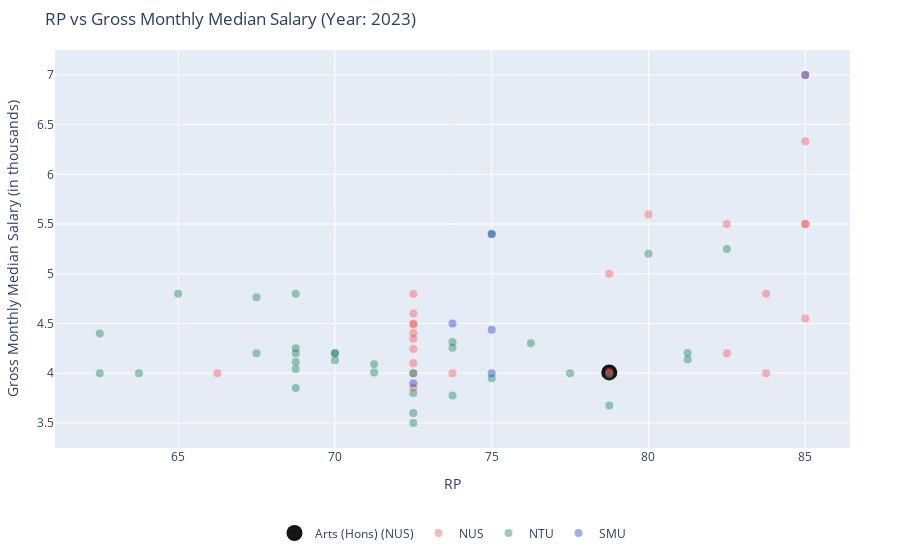

The notebook cell this image was saved under:
### Markdown cell above
# RP vs Median

### Code cell
# Filtering data for the latest year available for the selected course
latest_year = input_df.loc[(input_df['course'] == selected_course)
                           & (input_df['uni']==selected_uni), 'year'].max()
filtered_df = input_df[(input_df['year'] == latest_year)
                       & (input_df.summary_row==0)].copy()

# Divide gross_monthly_median by 1,000 for formatting
filtered_df['gross_monthly_median'] = filtered_df['gross_monthly_median'] / 1000

# Add custom data for tooltips (course name, RP, and gross monthly median)
filtered_df['tooltip'] = filtered_df.apply(lambda row: f"{row['course']}<br>RP: {row['RP']}<br>Median Salary: ${row['gross_monthly_median']:.2f}K", axis=1)
filtered_df['empty'] = ""

# Creating the scatter plot [NUS, NTU, SMU]
colors = ['#fe4a49', '#09814a', '#1438CA']
color_map = {uni: colors[i % len(colors)] for i, uni in enumerate(filtered_df['uni'].unique())}
# Store Graph Object traces
traces = []

# Highlighting the selected course
selected_data = filtered_df[(filtered_df['course'] == selected_course)
                            & (filtered_df.uni==selected_uni)]
selected_trace= go.Scatter(
            x=selected_data['RP'], 
            y=selected_data['gross_monthly_median'], 
            mode='markers', 
            name=f"{selected_course} ({selected_uni})", 
            marker=dict(color='#121619', size=16),
            hovertemplate='<b>{}</b><br>RP: {}<br>Median Salary: ${:.2f}K'.format(selected_course, selected_data['RP'].values[0], selected_data['gross_monthly_median'].values[0])
        )
traces.append(selected_trace)

# Other courses data
other_courses_df = filtered_df.loc[~((filtered_df.course == selected_course)
                                 & (filtered_df.uni==selected_uni))]

# Iterate over all other uni courses by uni
for uni in other_courses_df['uni'].unique():
    uni_data = other_courses_df[other_courses_df['uni'] == uni]
    trace = go.Scatter(
        x=uni_data['RP'],
        y=uni_data['gross_monthly_median'],
        mode='markers',
        name=uni,
        marker=dict(color=color_map[uni], size=8, opacity=0.4),
        customdata=uni_data['tooltip'],
        hovertemplate='%{customdata}'  # This ensures only the custom tooltip is displayed
    )
    # Add the trace
    traces.append(trace)

# Create the layout
layout = go.Layout(
    title=f"RP vs Gross Monthly Median Salary (Year: {latest_year})",
    xaxis=dict(title='RP'),
    yaxis=dict(title='Gross Monthly Median Salary (in thousands)'),
    legend=dict(title=None, orientation="h", yanchor="bottom", y=-0.25, xanchor="center", x=0.5),
    margin=dict(l=50, r=50, t=50, b=100)
)

# Create the figure
fig = go.Figure(data=traces, layout=layout)

fig.show()

### Figure 1 — Plotly figure (JSON) as saved in the notebook; plotly's stock layout.template omitted (floating-point values rounded to 4 significant figures)
{"data": [{"hovertemplate": "<b>Arts (Hons)</b><br>RP: 78.75<br>Median Salary: $4.01K", "marker": {"color": "#121619", "size": 16}, "mode": "markers", "name": "Arts (Hons) (NUS)", "type": "scatter", "x": [78.75], "y": [4.008]}, {"customdata": ["Real Estate<br>RP: 73.75<br>Median Salary: $4.00K", "Business Analytics<br>RP: 85.0<br>Median Salary: $5.50K", "Computer Science<br>RP: 85.0<br>Median Salary: $6.33K", "Information Security<br>RP: 82.5<br>Median Salary: $5.50K", "Information Systems<br>RP: 85.0<br>Median Salary: $5.50K", "Industrial Design<br>RP: 78.75<br>Median Salary: $4.00K", "Architecture<br>RP: 68.75<br>Median Salary: $nanK", "Project & Facilities Management<br>RP: 72.5<br>Median Salary: $3.85K", "Social Sciences<br>RP: 78.75<br>Median Salary: $4.01K", "Nursing (Hons)<br>RP: 66.25<br>Median Salary: $4.00K", "Medicine<br>RP: 85.0<br>Median Salary: $nanK", "Mechanical Engineering<br>RP: 72.5<br>Median Salary: $4.49K", "Law<br>RP: 85.0<br>Median Salary: $7.00K", "Accountancy (Hons)<br>RP: 82.5<br>Median Salary: $4.20K", "Business Administration (Hons)<br>RP: 83.75<br>Median Salary: $4.80K", "Environmental Studies<br>RP: 83.75<br>Median Salary: $4.00K", "Civil Engineering<br>RP: 72.5<br>Median Salary: $4.00K", "Electrical Engineering<br>RP: 72.5<br>Median Salary: $4.80K", "Computer Engineering<br>RP: 80.0<br>Median Salary: $5.59K", "Engineering Science<br>RP: 72.5<br>Median Salary: $4.50K", "Industrial and Systems Engineering<br>RP: 72.5<br>Median Salary: $4.60K", "Environmental Engineering<br>RP: 72.5<br>Median Salary: $4.24K", "Materials Science and Engineering<br>RP: 72.5<br>Median Salary: $4.35K", "Data Science and Analytics<br>RP: 78.75<br>Median Salary: $5.00K", "Science (Hons)<br>RP: 78.75<br>Median Salary: $4.00K", "Chemical Engineering<br>RP: 72.5<br>Median Salary: $4.41K", "Dentistry<br>RP: 85.0<br>Median Salary: $4.55K", "Biomedical Engineering<br>RP: 72.5<br>Median Salary: $4.10K"], "hovertemplate": "%{customdata}", "marker": {"color": "#fe4a49", "opacity": 0.4, "size": 8}, "mode": "markers", "name": "NUS", "type": "scatter", "x": [73.75, 85, 85, 82.5, 85, 78.75, 68.75, 72.5, 78.75, 66.25, 85, 72.5, 85, 82.5, 83.75, 83.75, 72.5, 72.5, 80, 72.5, 72.5, 72.5, 72.5, 78.75, 78.75, 72.5, 85, 72.5], "y": [4, 5.5, 6.333, 5.5, 5.5, 4, null, 3.855, 4.015, 4, null, 4.49, 7, 4.2, 4.8, 4, 4, 4.8, 5.595, 4.5, 4.6, 4.243, 4.346, 5, 4, 4.405, 4.55, 4.1]}, {"customdata": ["Accountancy<br>RP: 72.5<br>Median Salary: $3.60K", "History<br>RP: 70.0<br>Median Salary: $4.20K", "Public Policy and Global Affairs<br>RP: 81.25<br>Median Salary: $4.20K", "Arts (Education)<br>RP: 70.0<br>Median Salary: $4.13K", "Environmental Engineering<br>RP: 68.75<br>Median Salary: $4.12K", "Electrical and Electronic Engineering<br>RP: 65.0<br>Median Salary: $4.80K", "Mathematical Sciences<br>RP: 68.75<br>Median Salary: $4.25K", "Computer Science<br>RP: 80.0<br>Median Salary: $5.20K", "Chemistry and Biological Chemistry<br>RP: 72.5<br>Median Salary: $3.80K", "Civil Engineering<br>RP: 63.75<br>Median Salary: $4.00K", "Maritime Studies<br>RP: 68.75<br>Median Salary: $4.20K", "Art, Design and Media<br>RP: 72.5<br>Median Salary: $3.50K", "Sociology<br>RP: 71.25<br>Median Salary: $4.01K", "Chinese<br>RP: 71.25<br>Median Salary: $4.09K", "Communication Studies<br>RP: 78.75<br>Median Salary: $3.67K", "Economics<br>RP: 73.75<br>Median Salary: $4.31K", "Linguistics and Multilingual Studies<br>RP: 75.0<br>Median Salary: $3.95K", "English<br>RP: 73.75<br>Median Salary: $3.77K", "Psychology<br>RP: 77.5<br>Median Salary: $4.00K", "Science (Education)<br>RP: 76.25<br>Median Salary: $4.30K", "Sports Science and Management<br>RP: 68.75<br>Median Salary: $3.85K", "Aerospace Engineering<br>RP: 67.5<br>Median Salary: $4.76K", "Physics / Applied Physics<br>RP: 62.5<br>Median Salary: $4.00K", "Business<br>RP: 73.75<br>Median Salary: $4.25K", "Bioengineering<br>RP: 68.75<br>Median Salary: $4.04K", "Chemical and Biomolecular Engineering<br>RP: 70.0<br>Median Salary: $4.20K", "Computer Engineering<br>RP: 75.0<br>Median Salary: $5.40K", "Mechanical Engineering<br>RP: 62.5<br>Median Salary: $4.40K", "Biological Sciences<br>RP: 78.75<br>Median Salary: $3.98K", "Information Engineering and Media<br>RP: 68.75<br>Median Salary: $4.80K", "Materials Engineering<br>RP: 67.5<br>Median Salary: $4.20K", "Philosophy<br>RP: 72.5<br>Median Salary: $4.00K", "Data Science & Artificial Intelligence<br>RP: 82.5<br>Median Salary: $5.25K", "Medicine<br>RP: 85.0<br>Median Salary: $nanK", "Environmental Earth Systems Science<br>RP: 81.25<br>Median Salary: $4.14K"], "hovertemplate": "%{customdata}", "marker": {"color": "#09814a", "opacity": 0.4, "size": 8}, "mode": "markers", "name": "NTU", "type": "scatter", "x": [72.5, 70, 81.25, 70, 68.75, 65, 68.75, 80, 72.5, 63.75, 68.75, 72.5, 71.25, 71.25, 78.75, 73.75, 75, 73.75, 77.5, 76.25, 68.75, 67.5, 62.5, 73.75, 68.75, 70, 75, 62.5, 78.75, 68.75, 67.5, 72.5, 82.5, 85, 81.25], "y": [3.6, 4.2, 4.202, 4.129, 4.115, 4.8, 4.25, 5.2, 3.8, 4, 4.2, 3.498, 4.008, 4.09, 3.675, 4.314, 3.95, 3.775, 4, 4.3, 3.85, 4.763, 4, 4.255, 4.043, 4.2, 5.4, 4.4, 3.98, 4.8, 4.2, 4, 5.25, null, 4.138]}, {"customdata": ["Social Sciences<br>RP: 75.0<br>Median Salary: $4.00K", "Business Management<br>RP: 75.0<br>Median Salary: $4.44K", "Accountancy<br>RP: 72.5<br>Median Salary: $3.90K", "Information Systems<br>RP: 75.0<br>Median Salary: $5.40K", "Economics<br>RP: 73.75<br>Median Salary: $4.50K", "Law<br>RP: 85.0<br>Median Salary: $7.00K"], "hovertemplate": "%{customdata}", "marker": {"color": "#1438CA", "opacity": 0.4, "size": 8}, "mode": "markers", "name": "SMU", "type": "scatter", "x": [75, 75, 72.5, 75, 73.75, 85], "y": [4, 4.436, 3.9, 5.4, 4.5, 7]}], "layout": {"legend": {"orientation": "h", "x": 0.5, "xanchor": "center", "y": -0.25, "yanchor": "bottom"}, "margin": {"b": 100, "l": 50, "r": 50, "t": 50}, "title": {"text": "RP vs Gross Monthly Median Salary (Year: 2023)"}, "xaxis": {"title": {"text": "RP"}}, "yaxis": {"title": {"text": "Gross Monthly Median Salary (in thousands)"}}}}
